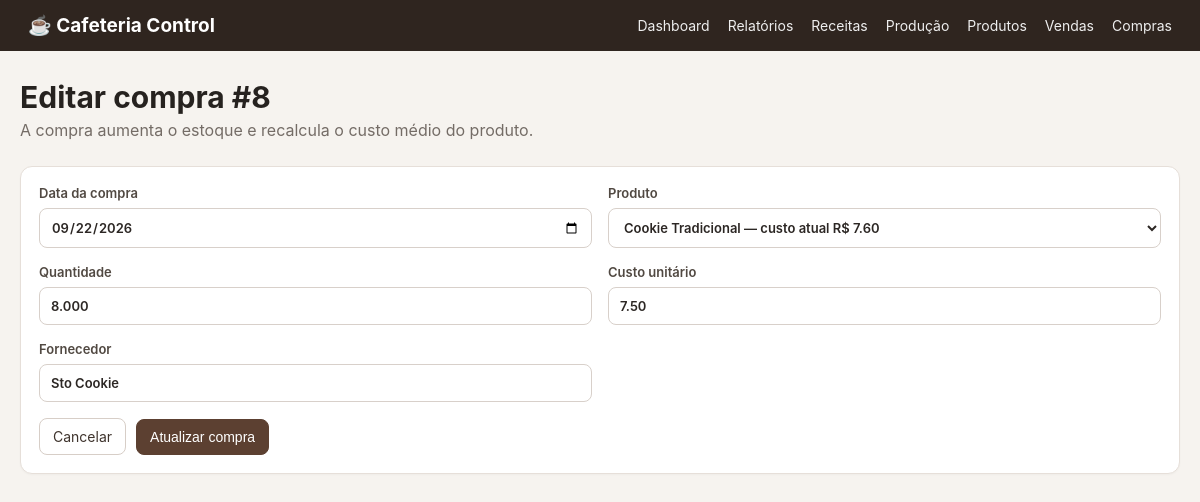
/compras/8/editar, run on the app's committed database.
### app/models/purchase.py (models this page shows)
class Purchase(db.Model):
    __tablename__ = "purchases"
    id = db.Column(db.Integer, primary_key=True)
    supplier = db.Column(db.String(150), nullable=True)
    purchase_date = db.Column(db.Date, nullable=False, default=date.today)
    total = db.Column(db.Numeric(10, 2), nullable=False, default=Decimal("0.00"))
    created_at = db.Column(db.DateTime, nullable=False, default=datetime.utcnow)
    items = db.relationship("PurchaseItem", back_populates="purchase", cascade="all, delete-orphan")

class PurchaseItem(db.Model):
    __tablename__ = "purchase_items"
    id = db.Column(db.Integer, primary_key=True)
    purchase_id = db.Column(db.Integer, db.ForeignKey("purchases.id"), nullable=False)
    product_id = db.Column(db.Integer, db.ForeignKey("products.id"), nullable=False)
    quantity = db.Column(db.Numeric(10, 3), nullable=False)
    unit_cost = db.Column(db.Numeric(10, 2), nullable=False)
    total = db.Column(db.Numeric(10, 2), nullable=False)
    purchase = db.relationship("Purchase", back_populates="items")
    product = db.relationship("Product", back_populates="purchase_items")

### app/models/product.py (models this page shows, shortened)
class Product(db.Model):
    __tablename__ = "products"
    id = db.Column(db.Integer, primary_key=True)
    category_id = db.Column(db.Integer, db.ForeignKey("categories.id"), nullable=False)
    name = db.Column(db.String(150), nullable=False, unique=True)
    cost = db.Column(db.Numeric(10, 2), nullable=False, default=Decimal("0.00"))
    sale_price = db.Column(db.Numeric(10, 2), nullable=False, default=Decimal("0.00"))
    stock_quantity = db.Column(db.Numeric(10, 3), nullable=False, default=Decimal("0"))
    min_stock = db.Column(db.Numeric(10, 3), nullable=False, default=Decimal("0"))
    active = db.Column(db.Boolean, nullable=False, default=True)
    created_at = db.Column(db.DateTime, nullable=False, default=datetime.utcnow)
    updated_at = db.Column(db.DateTime, nullable=False, default=datetime.utcnow, onupdate=datetime.utcnow)
    category = db.relationship("Category", back_populates="products")
    sale_items = db.relationship("SaleItem", back_populates="product")
    purchase_items = db.relationship("PurchaseItem", back_populates="product")
    stock_movements = db.relationship("StockMovement", back_populates="product")

### app/routes/purchases.py (the view, shortened to what this page needs)
@purchases_bp.route("/<int:purchase_id>/editar", methods=["GET", "POST"])
def edit(purchase_id):
    purchase = Purchase.query.get_or_404(purchase_id)
    products = Product.query.filter_by(active=True).order_by(Product.name).all()
    return render_template("purchases/form.html", purchase=purchase, products=products)

### app/templates/purchases/form.html (shortened to what this page needs)
{% extends "base.html" %}
{% block content %}
<div class="page-header"><div><h1>{% if purchase %}Editar compra #{{ purchase.id }}{% else %}Registrar compra{% endif %}</h1><p>A compra aumenta o estoque e recalcula o custo médio do produto.</p></div></div>
<form method="post" class="panel form-grid">
<label>Data da compra<input name="purchase_date" type="date" id="purchase-date" value="{% if purchase %}{{ purchase.purchase_date.strftime('%Y-%m-%d') }}{% endif %}" required></label>
<label>Produto<select name="product_id" required>{% for product in products %}<option value="{{ product.id }}" {% if purchase and purchase.items and purchase.items[0].product_id == product.id %}selected{% endif %}>{{ product.name }} — custo atual R$ {{ '%.2f'|format(product.cost) }}</option>{% endfor %}</select></label>
<label>Quantidade<input name="quantity" type="number" min="1" step="1" value="{% if purchase and purchase.items %}{{ purchase.items[0].quantity }}{% endif %}" required></label>
<label>Custo unitário<input name="unit_cost" inputmode="decimal" placeholder="0,00" value="{% if purchase and purchase.items %}{{ purchase.items[0].unit_cost }}{% endif %}" required></label>
<label>Fornecedor<input name="supplier" value="{% if purchase %}{{ purchase.supplier or '' }}{% endif %}"></label>
<div class="form-actions"><a class="btn" href="{{ url_for('purchases.index') }}">Cancelar</a><button class="btn primary" type="submit">{% if purchase %}Atualizar compra{% else %}Registrar compra{% endif %}</button></div>
</form>
{% endblock %}

### app/static/css/style.css (style rules this page uses)
:root { font-family: -apple-system, BlinkMacSystemFont, "Segoe UI", sans-serif; color: #26221f; background: #f6f3ef; }
* { box-sizing: border-box; }
body { margin: 0; }
a { color: #5c4031; text-decoration: none; }
.page-header { display:flex; justify-content:space-between; align-items:flex-start; gap:20px; margin-bottom:26px; }
h1 { margin:0 0 5px; font-size:30px; }
p { margin:0; color:#746c66; }
.actions, .form-actions { display:flex; gap:10px; align-items:center; flex-wrap:wrap; }
.btn { display:inline-flex; align-items:center; justify-content:center; border:1px solid #d7cec7; background:#fff; color:#3f342d; border-radius:8px; padding:9px 13px; font-size:14px; cursor:pointer; }
.btn.primary { background:#5c4031; border-color:#5c4031; color:#fff; }
.panel { background:#fff; border:1px solid #e6dfd9; border-radius:12px; padding:18px; margin-bottom:16px; box-shadow:0 1px 2px rgba(0,0,0,.03); }
.form-grid { display:grid; grid-template-columns:1fr 1fr; gap:16px; }
label { display:grid; gap:7px; font-size:13px; font-weight:600; color:#514942; }
input, select { width:100%; border:1px solid #d8d0ca; border-radius:8px; padding:10px 11px; background:#fff; color:#2c2724; font:inherit; }
.form-grid .form-actions, .form-grid > .form-actions { grid-column:1 / -1; }

### data on the page
Purchase: id "8", purchase_date "09/22/2026", supplier "Sto Cookie"
PurchaseItem: product_id "Cookie Tradicional — custo atual R$ 7.60", quantity "8.000", unit_cost "7.50"
